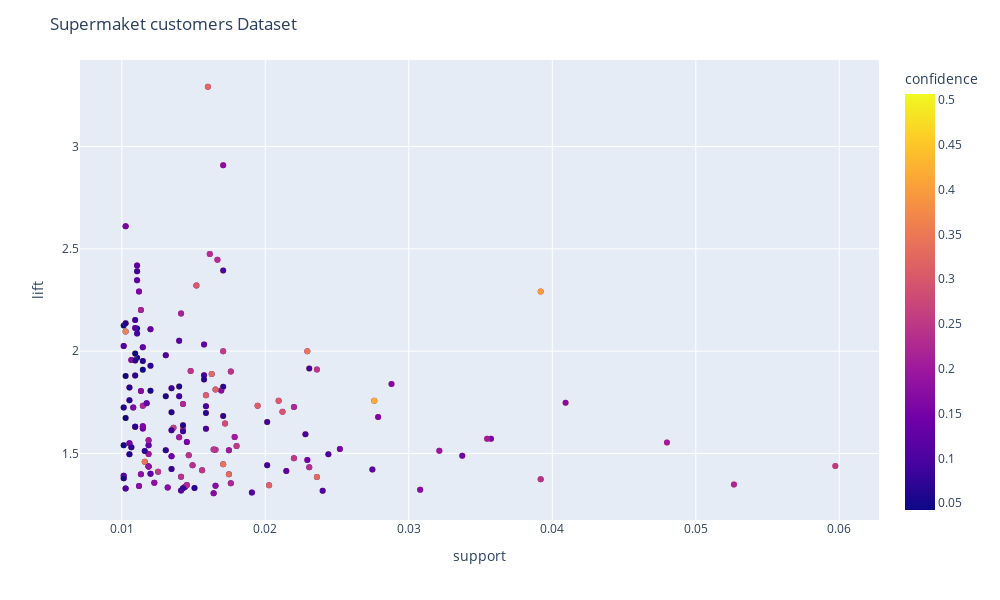

Here is the notebook cell this chart was saved with:
### Markdown cell above
#### This result represents association rules along with various metrics associated with them. Let's analyze some of the key metrics:

- Antecedents: The items on the left-hand side of the rule.
- Consequents: The items on the right-hand side of the rule.
- Antecedent Support: The proportion of transactions that contain the antecedents.
- Consequent Support: The proportion of transactions that contain the consequents.
- Support: The proportion of transactions that contain both the antecedents and the consequents.
- Confidence: The likelihood that the consequents are purchased given that the antecedents are purchased. It's calculated as the support of (antecedents ∩ consequents) divided by the support of the antecedents.
- Lift: The ratio of observed support to the expected support if the antecedents and consequents were independent. A lift greater than 1 indicates that the antecedents and consequents are more likely to occur together.
- Leverage: The difference between the observed support and the expected support if the antecedents and consequents were independent. It measures the difference in the proportion of transactions that contain both antecedents and consequents compared to what would be expected if they were independent.
- Conviction: Measures the dependency of the consequents on the antecedents. A high conviction value indicates strong dependency.
- Zhang's Metric: A metric to evaluate the strength of association rules. It combines lift and conviction to provide a more comprehensive measure of rule strength.
- Antecedents Length: The number of items in the antecedents.
- Consequents Length: The number of items in the consequents.

#### For example, let's take the first rule:

    Antecedents: (eggs, ground beef)
    Consequents: (mineral water)
    Support: 0.010132
    Confidence: 0.506667
    Lift: 2.125563
    Leverage: 0.005365
    Conviction: 1.543848
    Zhang's Metric: 0.540342
    Antecedents Length: 2
    Consequents Length: 1

- This rule indicates that if both eggs and ground beef are purchased together, there's a 50.67% chance that mineral water will also be purchased. 
- The lift of 2.125563 suggests that eggs and ground beef are about 2.13 times more likely to be purchased together with mineral water than if they were purchased independently.

### Code cell
# Visualizing association rules using a scatter plot

fig7 = px.scatter(rules, x ='support', y =  'lift', color = 'confidence')
fig7.update_layout(
    title='Supermaket customers Dataset',
    dragmode='select',
    width=1000,
    height=600,
    hovermode='closest',
)
fig7.show()

### Figure 1 — Plotly figure (JSON) as saved in the notebook; plotly's stock layout.template omitted (floating-point values rounded to 4 significant figures; data arrays with more than 128 entries replaced by an {"elided": "..."} marker saying what was removed)
{"data": [{"hovertemplate": "support=%{x}<br>lift=%{y}<br>confidence=%{marker.color}<extra></extra>", "legendgroup": "", "marker": {"color": {"elided": "306 float values"}, "coloraxis": "coloraxis", "symbol": "circle"}, "mode": "markers", "name": "", "orientation": "v", "showlegend": false, "type": "scatter", "x": {"elided": "306 float values"}, "xaxis": "x", "y": {"elided": "306 float values"}, "yaxis": "y"}], "layout": {"coloraxis": {"colorbar": {"title": {"text": "confidence"}}, "colorscale": [[0, "#0d0887"], [0.1111, "#46039f"], [0.2222, "#7201a8"], [0.3333, "#9c179e"], [0.4444, "#bd3786"], [0.5556, "#d8576b"], [0.6667, "#ed7953"], [0.7778, "#fb9f3a"], [0.8889, "#fdca26"], [1, "#f0f921"]]}, "dragmode": "select", "height": 600, "hovermode": "closest", "legend": {"tracegroupgap": 0}, "margin": {"t": 60}, "title": {"text": "Supermaket customers Dataset"}, "width": 1000, "xaxis": {"anchor": "y", "domain": [0, 1], "title": {"text": "support"}}, "yaxis": {"anchor": "x", "domain": [0, 1], "title": {"text": "lift"}}}}
